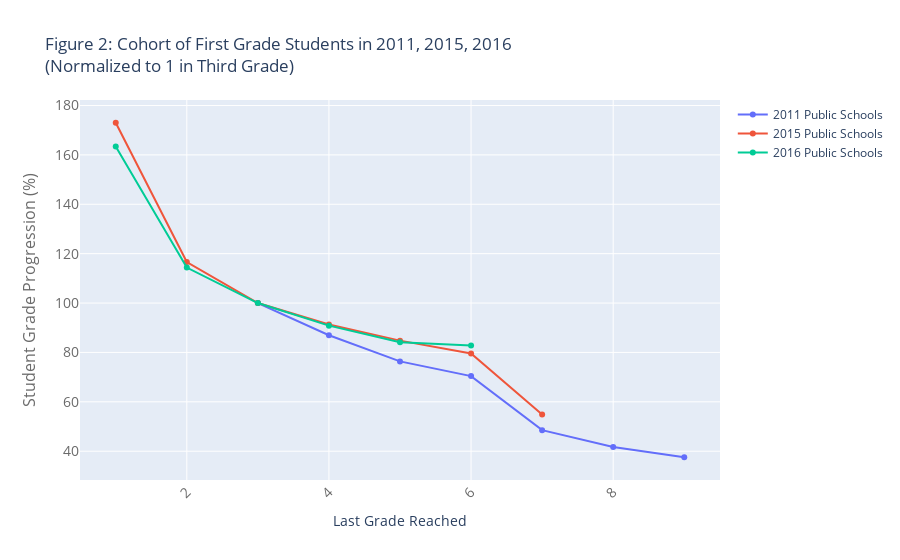

Source (notebook cell):
### Code cell
# Figure 2

# uploading data
db=pd.read_csv('../raw_data/Fig2_data.csv',sep=';')

# plotting
data = [go.Scatter(x=db['Grade'].values,y=100*db[x].values,name=x) for x in ['2011 Public Schools','2015 Public Schools','2016 Public Schools']]
layout = go.Layout(title='Figure 2: Cohort of First Grade Students in 2011, 2015, 2016<br>(Normalized to 1 in Third Grade)',
                   xaxis=dict(title='Last Grade Reached',
                              tickfont=dict(size=14,
                                            color='rgb(107, 107, 107)'),
                              tickangle=-45),
                   yaxis=dict(title='Student Grade Progression (%)',
                              titlefont=dict(size=16,
                                             color='rgb(107, 107, 107)'),
                              tickfont=dict(size=14,
                                            color='rgb(107, 107, 107)')),
                    )

fig = go.Figure(data=data, layout=layout)
fig.show()

### Figure 1 — Plotly figure (JSON) as saved in the notebook; plotly's stock layout.template omitted (floating-point values rounded to 4 significant figures)
{"data": [{"name": "2011 Public Schools", "type": "scatter", "x": [1, 2, 3, 4, 5, 6, 7, 8, 9], "y": [null, null, 100, 86.96, 76.37, 70.41, 48.53, 41.71, 37.56]}, {"name": "2015 Public Schools", "type": "scatter", "x": [1, 2, 3, 4, 5, 6, 7, 8, 9], "y": [173.0, 116.6, 100, 91.35, 84.78, 79.58, 54.84, null, null]}, {"name": "2016 Public Schools", "type": "scatter", "x": [1, 2, 3, 4, 5, 6, 7, 8, 9], "y": [163.4, 114.4, 100, 90.85, 84.15, 82.84, null, null, null]}], "layout": {"title": {"text": "Figure 2: Cohort of First Grade Students in 2011, 2015, 2016<br>(Normalized to 1 in Third Grade)"}, "xaxis": {"tickangle": -45, "tickfont": {"color": "rgb(107, 107, 107)", "size": 14}, "title": {"text": "Last Grade Reached"}}, "yaxis": {"tickfont": {"color": "rgb(107, 107, 107)", "size": 14}, "title": {"font": {"color": "rgb(107, 107, 107)", "size": 16}, "text": "Student Grade Progression (%)"}}}}
